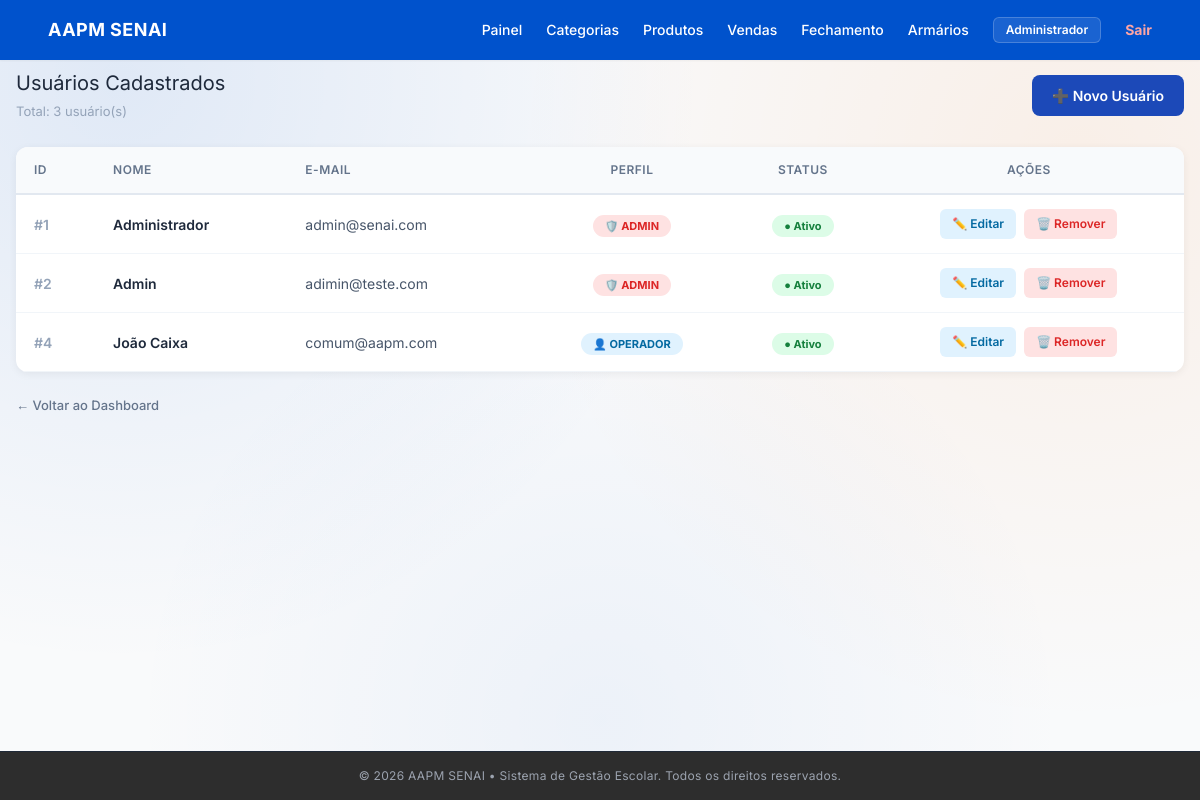
The app's page /usuarios/ (signed in), older data.
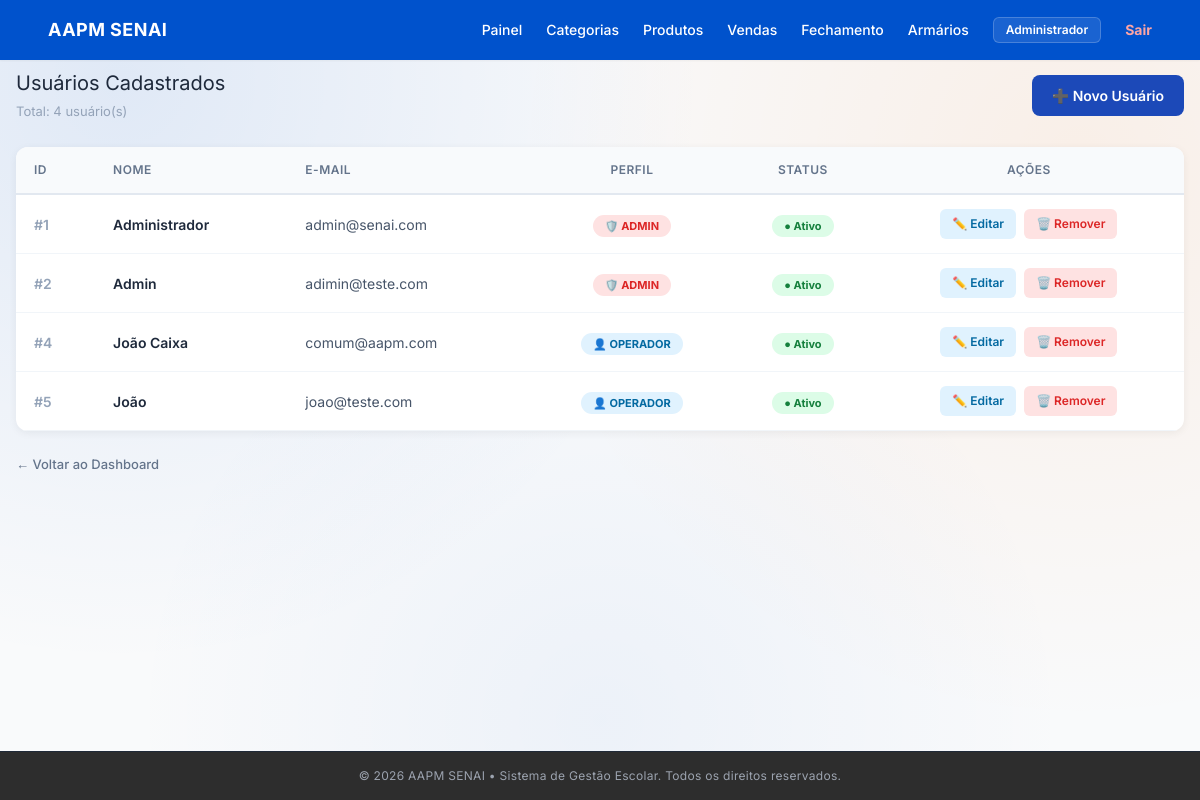
The same page, newer data.
### app/models/user_model.py (models this page shows)
class Usuario(Base):
    __tablename__ = "usuarios"
    id = Column(Integer, primary_key=True, autoincrement=True)
    nome = Column(String(100), nullable=False)
    email = Column(String(150), unique=True, nullable=False)
    hashed_password = Column(String(255), nullable=False)
    role = Column(String(20), default="operador")
    ativo = Column(Boolean, default=True)
    criado_em = Column(DateTime, server_default=func.now())

### app/controllers/usuario_controller.py (the view)
@router.get("/")
def listar_usuarios(request: Request, db: Session = Depends(get_db), admin=Depends(require_admin)):
    usuarios = db.query(Usuario).order_by(Usuario.id).all()
    return templates.TemplateResponse(request, "usuarios/index.html", {"request": request, "usuarios": usuarios, "usuario": admin})

### app/templates/usuarios/index.html (shortened to what the changed rows need)
{% extends "base.html" %}
{% block conteudo %}
<div style="display:flex;justify-content:space-between;align-items:center;margin-bottom:25px;">
    <div>
        <h2 style="margin:0;font-size:20px;color:#1e293b;">Usuários Cadastrados</h2>
        <span style="font-size:13px;color:#94a3b8;">Total: {{ usuarios|length }} usuário(s)</span>
    </div>
</div>
<div style="background:white;border-radius:12px;box-shadow:0 2px 8px rgba(0,0,0,0.06);overflow:hidden;">
    <table style="width:100%;border-collapse:collapse;font-size:14px;">
        <thead>
            <tr style="background:#f8fafc;border-bottom:2px solid #e2e8f0;">
                <th style="padding:14px 18px;text-align:left;color:#64748b;font-weight:600;font-size:12px;text-transform:uppercase;letter-spacing:.5px;">ID</th>
                <th style="padding:14px 18px;text-align:left;color:#64748b;font-weight:600;font-size:12px;text-transform:uppercase;letter-spacing:.5px;">Nome</th>
                <th style="padding:14px 18px;text-align:left;color:#64748b;font-weight:600;font-size:12px;text-transform:uppercase;letter-spacing:.5px;">E-mail</th>
                <th style="padding:14px 18px;text-align:center;color:#64748b;font-weight:600;font-size:12px;text-transform:uppercase;letter-spacing:.5px;">Perfil</th>
                <th style="padding:14px 18px;text-align:center;color:#64748b;font-weight:600;font-size:12px;text-transform:uppercase;letter-spacing:.5px;">Status</th>
                <th style="padding:14px 18px;text-align:center;color:#64748b;font-weight:600;font-size:12px;text-transform:uppercase;letter-spacing:.5px;">Ações</th>
            </tr>
        </thead>
        <tbody>
            {% for u in usuarios %}
            <tr style="border-bottom:1px solid #f1f5f9;transition:background .15s;" onmouseover="this.style.background='#f8fafc'" onmouseout="this.style.background='white'">
                <td style="padding:14px 18px;color:#94a3b8;font-weight:600;">#{{ u.id }}</td>
                <td style="padding:14px 18px;color:#1e293b;font-weight:600;">{{ u.nome }}</td>
                <td style="padding:14px 18px;color:#475569;">{{ u.email }}</td>
                <td style="padding:14px 18px;text-align:center;">
                    <span style="padding:4px 12px;border-radius:20px;font-size:11px;font-weight:700;
                        {% if u.role == 'ADMIN' %}background:#fee2e2;color:#dc2626;
                        {% else %}background:#e0f2fe;color:#0369a1;{% endif %}">
                        {% if u.role == 'ADMIN' %}🛡️ ADMIN{% else %}👤 OPERADOR{% endif %}
                    </span>
                </td>
                <td style="padding:14px 18px;text-align:center;">
                    {% if u.ativo %}
                    <span style="padding:4px 12px;border-radius:20px;font-size:11px;font-weight:700;background:#dcfce7;color:#15803d;">● Ativo</span>
                    {% else %}
                    <span style="padding:4px 12px;border-radius:20px;font-size:11px;font-weight:700;background:#f1f5f9;color:#94a3b8;">● Inativo</span>
                    {% endif %}
                </td>
                <td style="padding:14px 18px;text-align:center;">
                    <div style="display:inline-flex;gap:8px;align-items:center;">
                        <a href="/usuarios/{{ u.id }}/editar"
                           style="background:#e0f2fe;color:#0369a1;padding:6px 12px;border-radius:6px;text-decoration:none;font-size:12px;font-weight:600;">
                            ✏️ Editar
                        </a>
                        <form method="post" action="/usuarios/{{ u.id }}/deletar"
                              onsubmit="return confirm('Tem certeza que deseja remover {{ u.nome }}?');"
                              style="margin:0;">
                            <button type="submit"
                                    style="background:#fee2e2;color:#dc2626;border:none;padding:6px 12px;border-radius:6px;font-size:12px;font-weight:600;cursor:pointer;">
                                🗑️ Remover
                            </button>
                        </form>
                    </div>
                </td>
            </tr>
            {% else %}
            <tr>
                <td colspan="6" style="padding:40px;text-align:center;color:#94a3b8;font-size:14px;">
                    Nenhum usuário cadastrado ainda.
                </td>
            </tr>
            {% endfor %}
        </tbody>
    </table>
</div>
{% endblock conteudo %}

### app/templates/base.html (shortened to what this page needs)
<!DOCTYPE html>
<html lang="pt-br" class="h-full">
<head>
    <script src="https://cdn.tailwindcss.com"></script>
    <link rel="stylesheet" href="https://cdnjs.cloudflare.com/ajax/libs/font-awesome/6.4.0/css/all.min.css">
    <link rel="stylesheet" href="/static/css/style.css">
</head>
<body class="bg-gray-50 text-gray-900 min-h-screen flex flex-col">
    <nav class="w-full bg-[#0052cc] text-white px-6 md:px-12 py-4 flex justify-between items-center shadow-sm">
        <div class="text-lg font-bold tracking-wide">
            AAPM SENAI
        </div>
        <div class="flex items-center space-x-6 text-sm font-medium">
            {% if usuario %}
            <a href="/dashboard" class="hover:text-gray-200 transition">
                Painel
            </a>
            {% if usuario.role == 'ADMIN' %}
            <a href="/categorias" class="hover:text-gray-200 transition">
                Categorias
            </a>
            {% endif %}
            <a href="/produtos" class="hover:text-gray-200 transition">
                Produtos
            </a>
            <a href="/vendas" class="hover:text-gray-200 transition">
                Vendas
            </a>
            <a href="/fechamento" class="hover:text-gray-200 transition">
                Fechamento
            </a>
            <a href="/armarios" class="hover:text-gray-200 transition">
                Armários
            </a>
            <span class="bg-white/10 border border-white/20 px-3 py-1 rounded-md text-xs font-semibold">
                {{ usuario.nome }}
            </span>
            <a href="/auth/logout" class="text-red-300 hover:text-red-400 font-bold transition">
                Sair
            </a>
            {% else %}
            <a href="/auth/login"
                class="bg-orange-500 hover:bg-orange-600 text-white px-5 py-1.5 rounded font-semibold shadow-md transition">
                Login
            </a>
            {% endif %}
        </div>
    </nav>
    <main class="flex-grow px-4 pt-2 pb-4">
        <div class="w-full max-w-7xl mx-auto">
            {% block conteudo %}{% endblock %}
        </div>
    </main>
    <footer class="bg-[#2d2d2d] text-gray-400 text-center py-4 text-xs tracking-wide border-t border-gray-800">
        <p>&copy; 2026 AAPM SENAI • Sistema de Gestão Escolar. Todos os direitos reservados.</p>
    </footer>
</body>
</html>

Row changes from the older to the newer data that the page shows:
added Usuario: id "5", nome "João", email "joao@teste.com", role "👤 OPERADOR", ativo "● Ativo"
Text that changed along with them:
{{ usuarios|length }}: "3" → "4"
